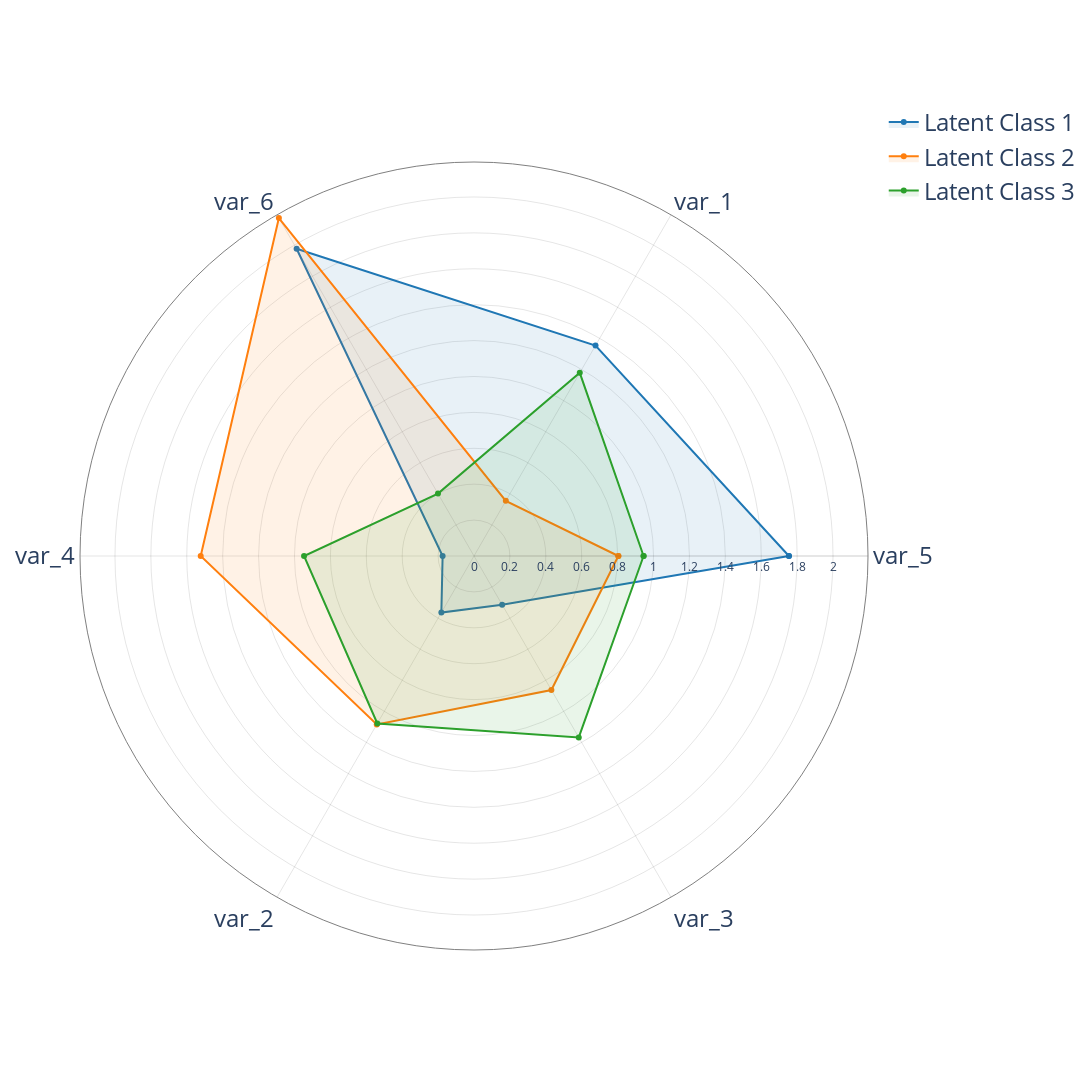

Write notebook code for a chart like this one.
### Code cell
new_data = pd.DataFrame(np.random.randint(0, 2, size=(100, 6)), columns=['var_1', 'var_2', 'var_3', 'var_4', 'var_5', 'var_6'])

predictions = utils.analysis.lca(
    data=new_data,
    trained_model=lca_model,
    return_assignments=True,
    show_polar_plot=True
)

### Figure 1 — Plotly figure (JSON) as saved in the notebook; plotly's stock layout.template omitted (floating-point values rounded to 4 significant figures)
{"data": [{"fill": "toself", "fillcolor": "rgba(31, 119, 180, 0.1)", "line": {"color": "#1f77b4"}, "name": "Latent Class 1", "r": [1.754, 1.354, 1.976, 0.1748, 0.3636, 0.3135, 1.754], "theta": ["var_5", "var_1", "var_6", "var_4", "var_2", "var_3", "var_5"], "type": "scatterpolar"}, {"fill": "toself", "fillcolor": "rgba(255, 127, 14, 0.1)", "line": {"color": "#ff7f0e"}, "name": "Latent Class 2", "r": [0.8041, 0.3546, 2.174, 1.522, 1.083, 0.8621, 0.8041], "theta": ["var_5", "var_1", "var_6", "var_4", "var_2", "var_3", "var_5"], "type": "scatterpolar"}, {"fill": "toself", "fillcolor": "rgba(44, 160, 44, 0.1)", "line": {"color": "#2ca02c"}, "name": "Latent Class 3", "r": [0.9447, 1.178, 0.4013, 0.9467, 1.077, 1.167, 0.9447], "theta": ["var_5", "var_1", "var_6", "var_4", "var_2", "var_3", "var_5"], "type": "scatterpolar"}], "layout": {"height": 1200, "legend": {"font": {"size": 24}}, "paper_bgcolor": "rgba(255,255,255)", "plot_bgcolor": "rgba(255,255,255)", "polar": {"angularaxis": {"gridcolor": "rgba(0,0,0,0.1)", "linecolor": "grey", "tickfont": {"size": 24}}, "bgcolor": "white", "radialaxis": {"gridcolor": "rgba(0,0,0,0.1)", "linecolor": "rgba(0,0,0,0.1)", "showline": true, "visible": true}}, "showlegend": true, "width": 2400}}
